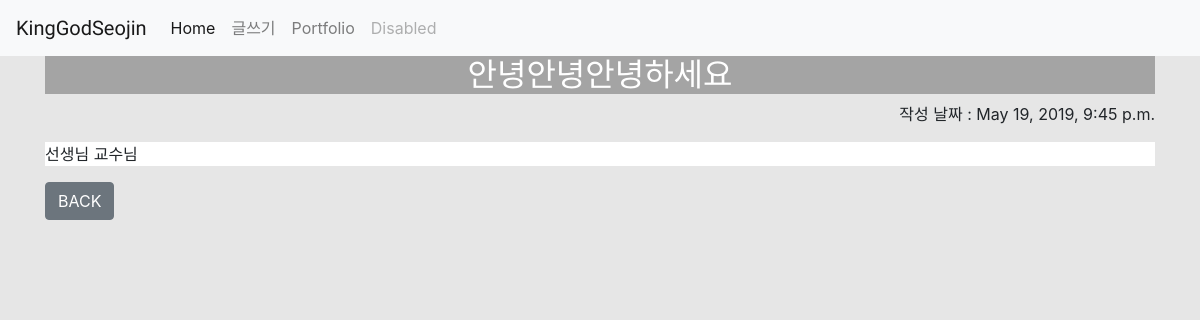
Page /blog/3 on the committed database.
### blog/models.py (models this page shows, shortened)
class Blog(models.Model):
    title=models.CharField(max_length=200)
    pub_date=models.DateTimeField('date published')
    body=models.TextField()

### blog/views.py (the view)
# urls.py: path('blog/<int:blog_id>', blog.views.detail, name='detail'),
def detail(request, blog_id):
    blog_detail = get_object_or_404(Blog, pk = blog_id)
    return render(request, 'detail.html', {'blog':blog_detail})

### blog/templates/detail.html (shortened to what this page needs)
<head>
    <link rel="stylesheet" href="https://stackpath.bootstrapcdn.com/bootstrap/4.3.1/css/bootstrap.min.css">
    <nav class="navbar navbar-expand-lg navbar-light bg-light">
    <a class="navbar-brand" href="{% url 'home'%}"  style="font-family: 'Oxygen', sans-serif">KingGodSeojin</a>
    <div class="collapse navbar-collapse" id="navbarNav">
        <ul class="navbar-nav">
        <li class="nav-item active">
            <a class="nav-link" href="{% url 'home'%}">Home <span class="sr-only">(current)</span></a>
        </li>
        <li class="nav-item">
            <a class="nav-link" href="{% url 'new' %}">글쓰기</a>
        </li>
        <li class="nav-item">
            <a class="nav-link" href="{% url 'portfolio'%}">Portfolio</a>
        </li>
        <li class="nav-item">
            <a class="nav-link disabled" href="#" tabindex="-1" aria-disabled="true">Disabled</a>
        </li>
        </ul>
    </div>
    </nav>
</head>
<body style="background-color:#E6E6E6">
<div class="container">
<center><h2 style="background-color:#A4A4A4 ; color:#FFFFFF">{{blog.title}}</h2></center>
<p style="text-align:right">작성 날짜 : {{blog.pub_date}}</p>
<p style="background-color:white">{{blog.body}}</p>
<a href="{% url 'home' %}" class="btn btn-secondary">BACK</a>
</div>
</body>

### rows in the picture
Blog: title "안녕안녕안녕하세요", pub_date "May 19, 2019, 9:45 p.m.", body "선생님 교수님"
